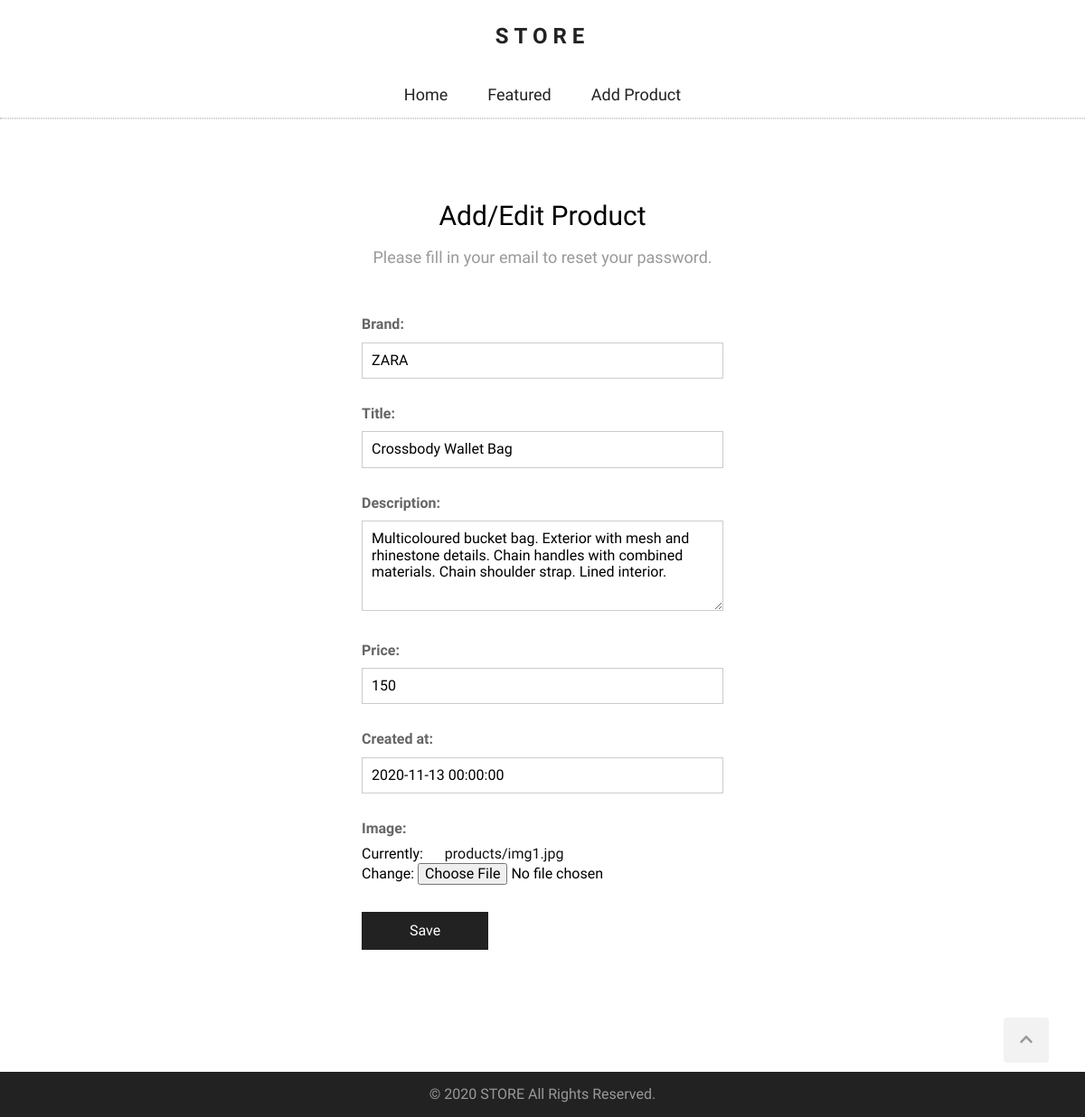
Screenshot of /products/edit/7 with the database file from the repository.
### products/models.py (models this page shows, shortened)
class Product(models.Model):
    title = models.CharField(max_length=100)
    description = models.TextField(max_length=500, blank=True, null=True)
    price = models.PositiveIntegerField()
    created_at = models.DateTimeField()
    brand = models.CharField(max_length=100)
    image = models.ImageField(upload_to='products', null=True)

### products/views.py (the view)
# urls.py: path('products/edit/<int:pk>', product_edit, name='product_edit')
def product_edit(request, pk):
    product = get_object_or_404(Product, pk=pk)
    if request.method == 'POST':
        form = AddProductForm(request.POST, request.FILES, instance=product)
        if form.is_valid():
            form.save()
            return render(request, "products/product-added.html")
    else:
        form = AddProductForm(instance=product)
    return render(request, "products/product-add.html", {'form': form})

### products/forms.py
class AddProductForm(ModelForm):
    class Meta:
        model = Product
        fields = ('brand', 'title', 'description', 'price', 'created_at', 'image')

### templates/products/product-add.html (shortened to what this page needs)
{% extends "base.html" %}
{% block content %}
<section class="form-section">
    <h2 class="section-headline">Add/Edit Product</h2>
    <p class="section-description">
        Please fill in your email to reset your password.
    </p>
    <div class="form">
        <form action="" method="post" enctype="multipart/form-data">
            {{ form.as_p }}
            <p>
                <button type="submit">Save</button>
            </p>
        </form>
    </div>
</section>
{% endblock %}

### static/css/style.css (style rules this page uses)
html { scroll-behavior: smooth; }
body { margin: 0; font-family: 'Questrial', sans-serif; }
.section-headline { font-size: 30px; font-weight: normal; margin: 0; }
.section-description { color: #999; font-size: 18px; }
.form-section { overflow: auto; width: 100%; }
.form { max-width: 400px; margin: 45px auto; padding: 0 20px; }
.form p { margin: 0 0 20px 0; text-align: left; }
.form label { display: block; padding: 10px 0; color: #666; font-weight: bold; }
.form input[type=text], .form input[type=email], .form input[type=number], .form input[type=password], .form select { padding: 10px; max-width: 400px; width: 100%; border: 1px solid #ccc; box-sizing: border-box; }
.form textarea { max-width: 400px; min-height: 100px; width: 100%; height: 100px; padding: 10px; box-sizing: border-box; font-family: inherit; font-size: inherit; border: 1px solid #ccc; }
.form button { width: 140px; line-height: 40px; font-size: 16px; background: #222; color: #fff; border: none; cursor: pointer; margin-top: 10px; transition-duration: .3s; }
.form a { text-decoration: none; color: #111; margin-left: 20px; }

### rows the page displays
Product: brand "ZARA", title "Crossbody Wallet Bag", description "Multicoloured bucket bag. Exterior with mesh and rhinestone details. Chain handles with combined materials. Chain shoulder strap. Lined interior.", price "150", created_at "2020-11-13 00:00:00"
